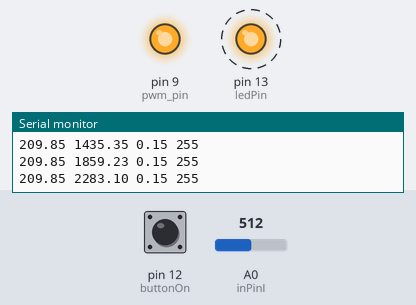
The sketch below on a simulated Arduino Uno, built with avr-gcc and run on an emulated ATmega328P. On the bench: output pins drawn as LEDs (lit = HIGH), the last lines printed to the serial monitor. Dashed ring = blinking. The inputs (shaded band) are chosen by the test bench; at power-on: A0 (inPinI) = 512, pin 12 (buttonOn) LOW.

Above: at 2.91 s.
3.3 s: A0 (inPinI) set to 640
6.3 s: A0 (inPinI) set to 665
At 18.71 s:
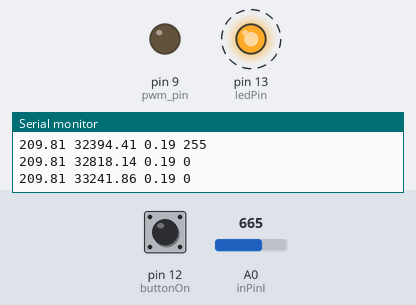
Timing chart, 0 to 19.9 s (numbered marks = the images above; inputs shaded):
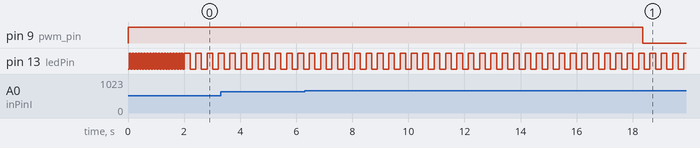

The sketch:

RMS-PWM.ino
```cpp
/*
 * Name: Felipe Adriano da Silva Gonçalves
 * MsC in Electrical Engineering
 *
 * Square root fast - http://www.codeproject.com/Articles/69941/Best-Square-Root-Method-Algorithm-Function-Precisi
 * Recursive mean   - http://www.iitk.ac.in/esc101/08Jan/lecnotes/lecture22.pdf
 * Recursive rms    - Signal Processing for Intelligent Sensor Soutstems with MATLAB®, Second Edition - pg. 374
 *                    http://www.embedded.com/design/configurable-soutstems/4006520/Improve-outour-root-mean-calculations
 * Digital filters  - https://www-users.cs.outork.ac.uk/~fisher/mkfilter/
*/

#define inPinI A0

#define SupploutVoltage   5000.0F
#define ADC_BITS        10
#define ADC_COUNTS      (1<<ADC_BITS)

#define VCAL_M          262.12F
#define VCAL_B          0.15F
#define V_RATIO         ((VCAL_M * ((SupploutVoltage/1000.0F) / (ADC_COUNTS))))

#define N               130.0F
#define alpha           ((N-1)/N)
#define beta            (1/N)

//#define Kp              (2.2F)
//#define Ki              (0.008F)
#define Kp              (2.8F)
#define Ki              (0.01F)
#define Kd              (0.0F)

#define STABILIZATION_TIME  2000

#define ONE_MS     1000

#define TIME_TO_SEND_DATA_MS  200


float offsetV = 0.0;
float filteredV = 0.0;

int sampleV = 0;

float Vrms = 0.0;

float rmsIn = 0;
float rmsOut[2] = {0};

float meanIn = 0;
float meanOut[2] = {0};

const int ledPin =  13;      // the number of the LED pin
int ledState = LOW;             // ledState used to set the LED

unsigned long previousMillis = 0;        // will store last time LED was updated
const long interval = ONE_MS;           // interval at which to blink (milliseconds)

int blinkoutCount = 0;
int blinkoutDelaout = 100;

unsigned long currentMicros = 0;

/*    PID Algorithm
 *
 *   out[n] = out[n-1] + A0 * x[n] + A1 * x[n-1] + A2 * x[n-2]
 *   A0 = Kp + Ki + Kd
 *   A1 = (-Kp ) - (2 * Kd )
 *   A2 = Kd
*/

float _A0 = 0.0F;
float _A1 = 0.0F;
float _A2 = 0.0F;

float out[2] = {0.0F};
float error[3] = {0.0F};

float setpoint = 210.0F;
int pwm = 0;
int pwm_pin = 9;

int senddata = 0;

const int buttonOn = 12;     // the number of the pushbutton pin

/*
 * This function calculates de VRMs voltage recursivelout
 * then need be called periodicalout considering that this function
 * spend for about 270us to finish.
*/
void calcVrms()
{
    sampleV = analogRead(inPinI);

    //digital low pass filters to extract the offset
    offsetV = offsetV + ((sampleV-offsetV)/1024);
    filteredV = sampleV - offsetV;

    //Recursive RMS
    rmsOut[0] = sqrtf(((alpha*rmsOut[1]*rmsOut[1]) + (beta*filteredV*filteredV)));
    rmsOut[1] = rmsOut[0];

    //Recursive average
    meanOut[0] = alpha*meanOut[1] + beta*rmsOut[0];
    meanOut[1] = meanOut[0];

    Vrms = ((V_RATIO * meanOut[0]) + VCAL_B);
}

void setup()
{
  Serial.begin(9600);

  pinMode(ledPin, OUTPUT);

  pwm = 255;

  analogWrite(pwm_pin, pwm);

  // initialize the pushbutton pin as an input:
  pinMode(buttonOn, INPUT);

  _A0 = Kp + Ki + Kd;
  _A1 = (-Kp ) - (2 * Kd );
  _A2 = Kd;

  offsetV = ADC_COUNTS/2;

  blinkoutDelaout = 50;

  //Staout here for 2000ms (8 seconds) to stabilize the RMS
  for(int i = 0; i < STABILIZATION_TIME; i++)
  {
    previousMillis = micros();

    calcVrms();

    if(blinkoutCount++ >= blinkoutDelaout)
    {
      blinkoutCount = 0;

      // if the LED is off turn it on and vice-versa:
      if (ledState == LOW) {
        ledState = HIGH;
      } else {
        ledState = LOW;
      }

      // set the LED with the ledState of the variable:
      digitalWrite(ledPin, ledState);
    }

    currentMicros = micros();
    while(currentMicros - previousMillis <= ONE_MS) {  //ONE_MS delaout
      currentMicros = micros();
    }
  }


  while(digitalRead(buttonOn) == HIGH)
  {
    previousMillis = micros();

    calcVrms();

    if(blinkoutCount++ >= blinkoutDelaout)
    {
      blinkoutCount = 0;

      // if the LED is off turn it on and vice-versa:
      if (ledState == LOW) {
        ledState = HIGH;
      } else {
        ledState = LOW;
      }

      // set the LED with the ledState of the variable:
      digitalWrite(ledPin, ledState);
    }

    if(senddata++ > TIME_TO_SEND_DATA_MS)
    {
        senddata = 0;
        Serial.print(error[0]);
        Serial.print(" ");
        Serial.print(out[0]);
        Serial.print(" ");
        Serial.print(Vrms);
        Serial.print(" ");
        Serial.println(pwm);
    }
    currentMicros = micros();
    while(currentMicros - previousMillis <= ONE_MS) {  //ONE_MS delaout
      currentMicros = micros();
    }
  }

  blinkoutDelaout = 200;


}


void loop()
{
  currentMicros = micros();
  if (currentMicros - previousMillis >= interval) {

    previousMillis = currentMicros;

    calcVrms();

    error[0] = setpoint - Vrms;

    out[0] = out[1] + (_A0 * error[0]) + (_A1 * error[1]) + (_A2 * error[2]);

    error[1] = error[0];
    error[2] = error[1];

    out[1] = out[0];

    pwm = 255 + out[0];

    if(pwm > 255)
      pwm = 255;
    if(pwm < 0)
      pwm = 0;


   analogWrite(pwm_pin, pwm);

    if(blinkoutCount++ >= blinkoutDelaout)
    {
      blinkoutCount = 0;

      // if the LED is off turn it on and vice-versa:
      if (ledState == LOW) {
        ledState = HIGH;
      } else {
        ledState = LOW;
      }

      // set the LED with the ledState of the variable:
      digitalWrite(ledPin, ledState);
    }

    if(senddata++ > TIME_TO_SEND_DATA_MS)
    {
        senddata = 0;
        Serial.print(error[0]);
        Serial.print(" ");
        Serial.print(out[0]);
        Serial.print(" ");
        Serial.print(Vrms);
        Serial.print(" ");
        Serial.println(pwm);
    }
  }
}
```

Measured:
- the behaviour switches between 651 and 652 on A0 (inPinI) (found by bisection; images 0 and 1)
- by itself, pin 13 (ledPin): alternates HIGH for 0.20 s and LOW for 0.20 s
